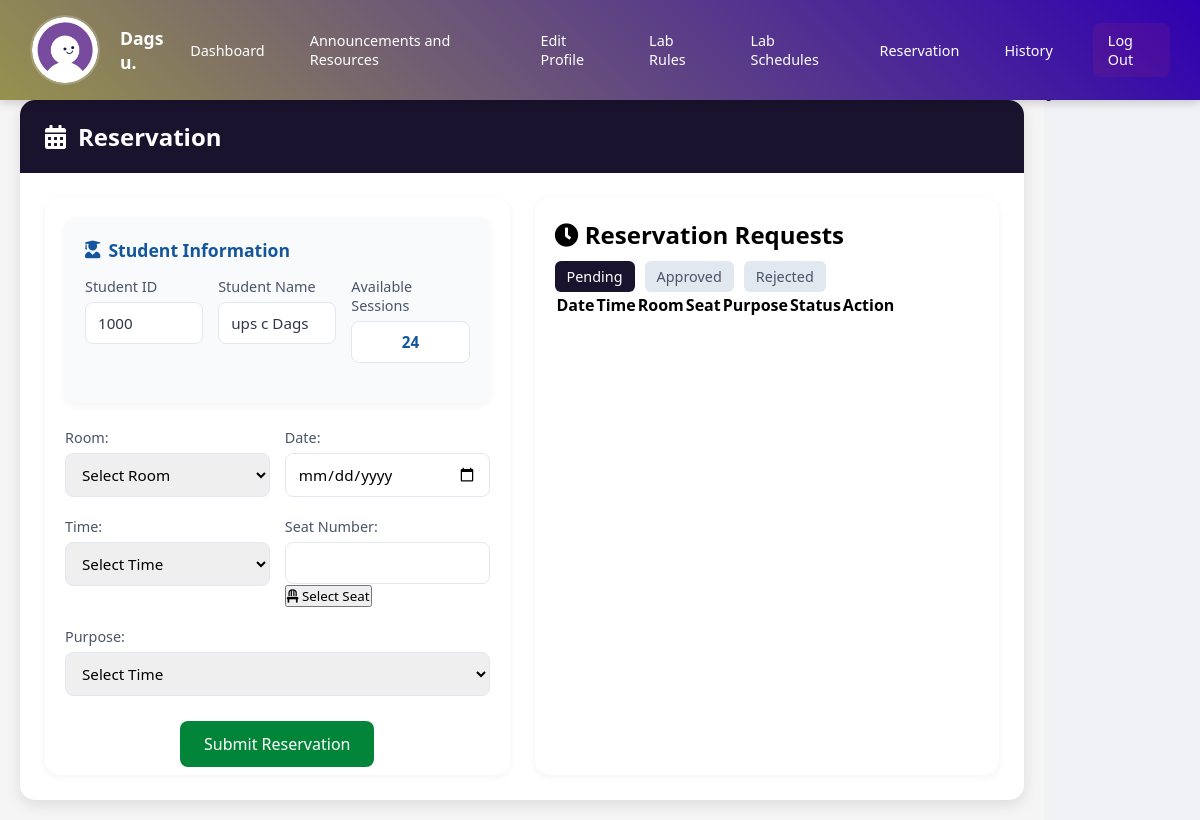
The page /reservation.php (signed in) on the database its author committed.
### tables this page shows
CREATE TABLE `user` (
  `IDNO` int(11) NOT NULL,
  `LASTNAME` varchar(255) NOT NULL,
  `FIRSTNAME` varchar(255) NOT NULL,
  `MIDNAME` varchar(255) NOT NULL,
  `COURSE` varchar(255) NOT NULL,
  `YEARLEVEL` int(11) NOT NULL,
  `USERNAME` varchar(255) NOT NULL,
  `PASSWORD` varchar(255) NOT NULL,
  `EMAIL` varchar(255) NOT NULL,
  `PROFILE_PIC` varchar(255) NOT NULL DEFAULT 'default.jpg',
  `REMAINING_SESSIONS` int(30) NOT NULL DEFAULT 30,
  `POINTS` int(11) DEFAULT 0
);

### reservation.php (the view, shortened to what this page needs)
<?php
include("connector.php");
$username = $_SESSION['Username'];
$user_query = "SELECT IDNO, FIRSTNAME, MIDNAME, LASTNAME, REMAINING_SESSIONS, PROFILE_PIC
               FROM user
               WHERE USERNAME = ?";
$stmt = $con->prepare($user_query);
$stmt->bind_param("s", $username);
$stmt->execute();
$result = $stmt->get_result();
if ($result && $result->num_rows > 0) {
    $user_data = $result->fetch_assoc();
    $profile_pic = !empty($user_data['PROFILE_PIC']) ? htmlspecialchars($user_data['PROFILE_PIC']) : 'default.jpg';
    $user_name = htmlspecialchars($user_data['LASTNAME'] . ' ' . substr($user_data['FIRSTNAME'], 0, 1) . '.');
} else {
    $profile_pic = 'default.jpg';
    $user_name = 'User';
    header("Location: login.php");
    exit();
}
?>
<!DOCTYPE html>
<html lang="en">
<head>
    <link rel="stylesheet" href="https://cdnjs.cloudflare.com/ajax/libs/font-awesome/5.15.3/css/all.min.css">
</head>
<body>
<div class="top-nav">
    <div class="nav-left">
        <img src="uploads/<?php echo $profile_pic; ?>" alt="Profile Picture" onerror="this.src='assets/default.jpg';">
        <div class="user-name"><?php echo htmlspecialchars($user_name); ?></div>
    </div>
    <div class="nav-right">
        <a href="dashboard.php"> Dashboard</a>
        <a href="viewAnnouncement.php"> Announcements and Resources</a>
        <a href="profile.php"> Edit Profile</a>
        <a href="labRules&Regulations.php"> Lab Rules</a>
        <a href="labschedule.php"> Lab Schedules</a>
        <a href="reservation.php"> Reservation</a>
        <a href="history.php"> History</a>
        <a href="login.php" class="logout-button"> Log Out</a>
    </div>
</div>
<div class="content">
    <div class="reservation-container">
        <div class="reservation-title">
            <h1>
                <i class="fas fa-calendar-alt"></i>
                Reservation
            </h1>
        </div>
        <div class="reservation-form-container">
            <div class="form-section">
                <form method="POST" action="" class="reservation-form" onsubmit="return validateForm()">
                    <div class="student-info">
                        <div class="student-info-title">
                            <i class="fas fa-user-graduate"></i>
                            Student Information
                        </div>
                        <div class="form-row">
                            <div class="form-group">
                                <label>Student ID</label>
                                <input type="text"
                                    value="<?php echo isset($user_data['IDNO']) ? htmlspecialchars($user_data['IDNO']) : ''; ?>"
                                    readonly>
                            </div>
                            <div class="form-group">
                                <label>Student Name</label>
                                <input type="text"
                                    value="<?php
                                        echo isset($user_data['FIRSTNAME']) ?
                                            htmlspecialchars($user_data['FIRSTNAME'] . ' ' .
                                            $user_data['MIDNAME'] . ' ' .
                                            $user_data['LASTNAME']) : '';
                                    ?>"
                                    readonly>
                            </div>
                            <div class="form-group remaining-sessions">
                                <label>Available Sessions</label>
                                <input type="text"
                                    value="<?php echo isset($user_data['REMAINING_SESSIONS']) ? htmlspecialchars($user_data['REMAINING_SESSIONS']) : '0'; ?>"
                                    readonly>
                            </div>
                        </div>
                    </div>
                    <div class="form-row">
                        <div class="form-group">
                            <label for="room">Room:</label>
                            <select name="room" id="room" required>
                                <option value="">Select Room</option>
                            </select>
                        </div>
                        <div class="form-group">
                            <label for="date">Date:</label>
                            <input type="date" name="date" id="date" required min="<?php echo date('Y-m-d'); ?>">
                        </div>
                    </div>
                    <div class="form-row">
                        <div class="form-group">
                            <label for="time">Time:</label>
                            <select name="time" id="time" required>
                                <option value="">Select Time</option>
                            </select>
                        </div>
                        <div class="form-group">
                            <label for="seat_number">Seat Number:</label>
                            <div class="seat-input-group">
                                <input type="number" name="seat_number" id="seat_number" min="1" max="40" required readonly>
                                <button type="button" onclick="openSeatModal()" class="select-seat-btn">
                                    <i class="fas fa-chair"></i> Select Seat
                                </button>
                            </div>
                        </div>
                    </div>
                    <div class="form-group">
                        <label for="purpose">Purpose:</label>
                        <select name="purpose" id="purpose" required>
                            <option value="">Select Time</option>
                        </select>
                    </div>
                    <button type="submit" name="submit" class="submit-btn">Submit Reservation</button>
                </form>
            </div>
            <div class="requests-section">
                <div class="reservation-history">
                    <div class="history-header">
                        <h2><i class="fas fa-clock"></i> Reservation Requests</h2>
                        <div class="status-filters">
                            <button class="filter-btn active" data-status="pending">Pending</button>
                            <button class="filter-btn" data-status="approved">Approved</button>
                            <button class="filter-btn" data-status="rejected">Rejected</button>
                        </div>
                    </div>
                    <div class="history-table-container">
                        <table class="history-table">
                            <thead>
                                <tr>
                                    <th>Date</th>
                                    <th>Time</th>
                                    <th>Room</th>
                                    <th>Seat</th>
                                    <th>Purpose</th>
                                    <th>Status</th>
                                    <th>Action</th>
                                </tr>
                            </thead>
                        </table>
                    </div>
                </div>
            </div>
        </div>
    </div>
</div>
<div class="container mt-4">
    <div class="row">
        <div class="col-md-8">
            <h2>PC Reservation</h2>
        </div>
        <div class="col-md-4">
            <div class="card">
                <div class="card-header d-flex justify-content-between align-items-center">
                    <h5 class="mb-0">Notifications</h5>
                    <span class="badge bg-primary" id="notification-count">0</span>
                </div>
            </div>
        </div>
    </div>
</div>
</body>
</html>

### reservation.php (style rules this page uses)
* { margin: 0; padding: 0; box-sizing: border-box; font-family: 'Segoe UI', Tahoma, Geneva, Verdana, sans-serif; }
body { display: flex; background: #f0f2f5; min-height: 100vh; position: relative; }
.top-nav { background: linear-gradient(45deg,rgb(150, 145, 79),rgb(47, 0, 177)); padding: 15px 30px; display: flex; justify-content: space-between; align-items: center; box-shadow: 0 2px 10px rgba(0, 0, 0, 0.2); backdrop-filter: blur(10px); position: fixed; top: 0; left: 0; right: 0; z-index: 1000; }
.nav-left { display: flex; align-items: center; gap: 20px; }
.nav-left img { width: 70px; height: 70px; border-radius: 50%; border: 2px solid rgba(255, 255, 255, 0.2); }
.nav-left .user-name { color: white; font-weight: 600; font-size: 1.1rem; }
.nav-right { display: flex; gap: 15px; }
.nav-right a { color: white; text-decoration: none; padding: 8px 15px; border-radius: 8px; transition: all 0.3s; display: flex; align-items: center; gap: 8px; font-size: 0.9rem; }
.nav-right .logout-button { background: rgba(220, 53, 69, 0.1); margin-left: 10px; }
.content { margin-top: 80px; padding: 20px; min-height: calc(100vh - 80px); background: #f5f5f5; width: 100%; }
.reservation-container { background: white; border-radius: 15px; box-shadow: 0 5px 15px rgba(0, 0, 0, 0.1); height: calc(100vh - 100px); display: flex; flex-direction: column; }
.reservation-title { background: rgb(26, 19, 46); color: white; padding: 20px 25px; border-radius: 15px 15px 0 0; display: flex; justify-content: space-between; align-items: center; }
.reservation-title h1 { font-size: 24px; display: flex; align-items: center; gap: 12px; margin: 0; }
.reservation-form { padding: 0; max-height: none; overflow: visible; }
.student-info { background: #f8fafc; padding: 20px; margin-bottom: 25px; border-radius: 10px; box-shadow: 0 2px 8px rgba(0, 0, 0, 0.05); }
.student-info-title { color: #14569b; font-size: 1.1rem; font-weight: 600; margin-bottom: 15px; display: flex; align-items: center; gap: 8px; }
.form-row { display: flex; gap: 15px; margin-bottom: 20px; }
.form-group { flex: 1; }
.form-group label { display: block; color: #4a5568; font-size: 0.9rem; margin-bottom: 6px; font-weight: 500; }
.form-group input, .form-group select { width: 100%; padding: 10px 12px; border: 1px solid #e2e8f0; border-radius: 8px; font-size: 0.95rem; transition: all 0.3s ease; }
.student-info input { background: #fff; color: #2d3748; font-weight: 500; }
.remaining-sessions input { color: #14569b; font-weight: 600; text-align: center; }
.submit-btn { background: rgb(3, 133, 57); color: white; border: none; padding: 12px 24px; border-radius: 8px; font-size: 1rem; font-weight: 500; cursor: pointer; transition: all 0.3s ease; display: block; margin: 25px auto 0; width: fit-content; }
.status-filters { display: flex; gap: 10px; margin-top: 10px; }
.filter-btn { padding: 6px 12px; border: none; border-radius: 6px; cursor: pointer; font-size: 0.9rem; transition: all 0.3s ease; background: #e2e8f0; color: #4a5568; }
.filter-btn.active { background: rgb(26, 19, 46); color: white; }
.reservation-form-container { display: flex; gap: 25px; padding: 25px; height: calc(100vh - 90px); overflow: hidden; }
.form-section { flex: 1; background: white; border-radius: 15px; box-shadow: 0 2px 8px rgba(0,0,0,0.05); overflow-y: auto; padding: 20px; }
.requests-section { flex: 1; background: white; border-radius: 15px; box-shadow: 0 2px 8px rgba(0,0,0,0.05); overflow-y: auto; padding: 20px; }

### rows shown on the page
user: PROFILE_PIC (placeholder picture), user_name "Dags u.", IDNO "1000", FIRSTNAME+MIDNAME+LASTNAME "ups c Dags", REMAINING_SESSIONS "24"
